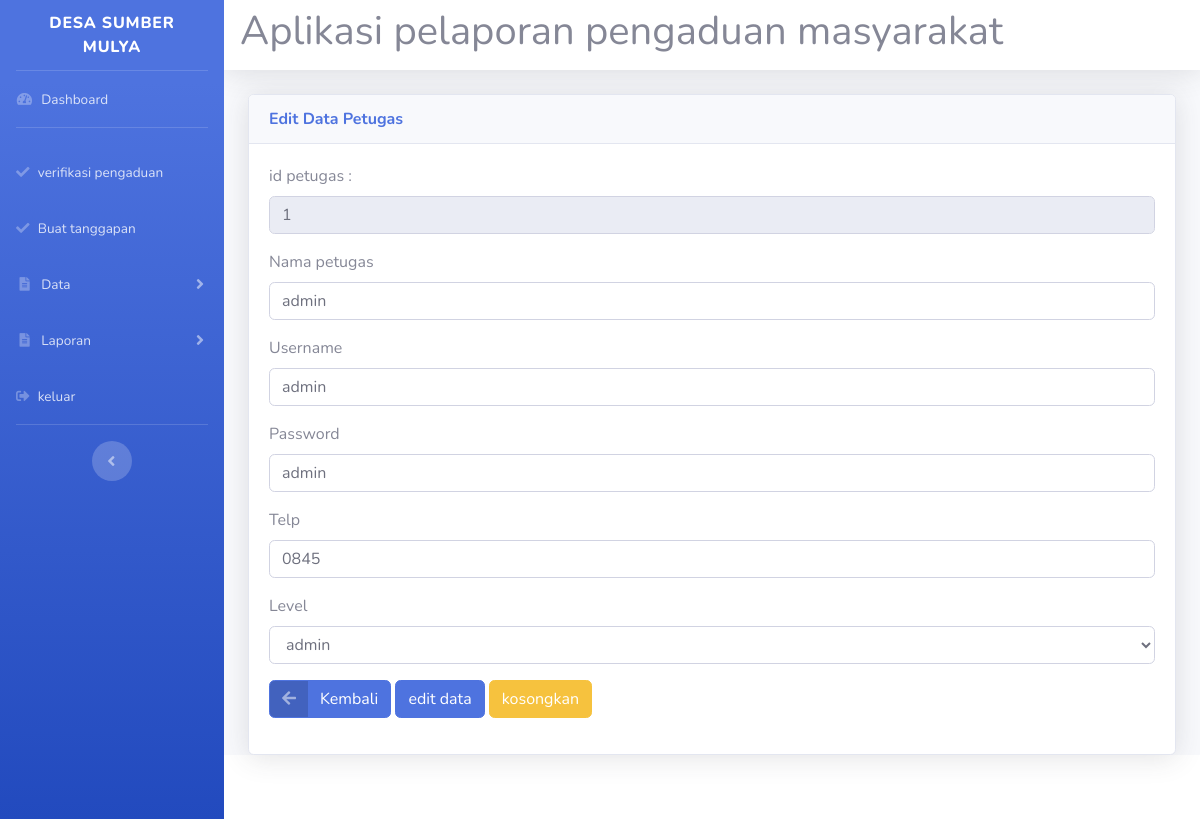
/admin/admin.php?url=edit_petugas&id=1 (signed in), run on the app's committed database.
### tables this page shows
CREATE TABLE `petugas` (
  `id_petugas` int(11) NOT NULL,
  `nama_petugas` varchar(35) NOT NULL,
  `username` varchar(25) NOT NULL,
  `password` varchar(32) NOT NULL,
  `telp` varchar(13) NOT NULL,
  `level` enum('admin','petugas') NOT NULL
);

### admin/edit_petugas.php (the view, shortened to what this page needs)
<?php
if ($_SERVER["REQUEST_METHOD"] == "POST") {
    $id = $_POST['id_petugas'];
    $nama = $_POST['nama_petugas'];
    $user = $_POST['username'];
    $pass = $_POST['password'];
    $telp = $_POST['telp'];
    $level = $_POST['level'];
    $sql = mysql_query("UPDATE petugas SET nama_petugas='$nama', username='$user', password='$pass', telp='$telp', level='$level' WHERE id_petugas='$id'");
    if ($sql) {
        ?>
        <script type="text/javascript">
            alert('Data berhasil diubah');
            window.location='?url=lihat_petugas';
        </script>
        <?php
    } else {
        die(mysql_error());
    }
} else {
    $id = $_GET['id'];
    $sql = mysql_query("SELECT * FROM petugas WHERE id_petugas='$id'");
    if ($data = mysql_fetch_array($sql)) {
?>
<!DOCTYPE html>
<html lang="en">
<head>
  <link href="../vendor/fontawesome-free/css/all.min.css" rel="stylesheet" type="text/css">
  <link href="../css/sb-admin-2.min.css" rel="stylesheet">
</head>
<body id="page-top">
<div class="card shadow">
  <div class="card-header font-weight-bold text-primary">
    Edit Data Petugas
  </div>
  <div class="card-body">
    <form action="" method="post" class="form-horizontal" enctype="multipart/form-data">
      <div class="form-group cols-sm-6">
        <label>id petugas :</label>
        <input class="form-control" type="text" name="id_petugas" value="<?php echo $data['id_petugas'] ?>" readonly>
      </div>
      <div class="form-group cols-sm-6">
        <label>Nama petugas</label>
        <input type="text" name="nama_petugas" value="<?php echo $data['nama_petugas'] ?>" class="form-control">
      </div>
      <div class="form-group cols-sm-6">
        <label>Username</label>
        <input type="text" name="username" value="<?php echo $data['username'] ?>" class="form-control">
      </div>
      <div class="form-group cols-sm-6">
        <label>Password</label>
        <input type="text" name="password" value="<?php echo $data['password'] ?>" class="form-control">
      </div>
      <div class="form-group cols-sm-6">
        <label>Telp</label>
        <input type="text" name="telp" value="<?php echo $data['telp'] ?>" class="form-control">
      </div>
      <div class="form-group cols-sm-6">
        <label>Level</label>
        <select class="form-control" name="level">
          <option value="<?php echo $data['level'] ?>"><?php echo $data['level'] ?></option>
        </select>
      </div>
      <div class="form-group cols-sm-6">
          <a href="?url=lihat_petugas" class="btn btn-primary btn-icon-split">
            <span class="icon text-white-50">
              <i class="fas fa-arrow-left"></i>
            </span>
            <span class="text">Kembali</span>
          </a>
        <input type="submit" value="edit data" class="btn btn-primary">
        <input type="reset" value="kosongkan" class="btn btn-warning">
      </div>
    </form>
  </div>
</div>
</body>
</html>
<?php } } ?>

### data on the page
petugas: id_petugas "1", nama_petugas "admin", username "admin", password "admin", telp "0845", level "admin"
